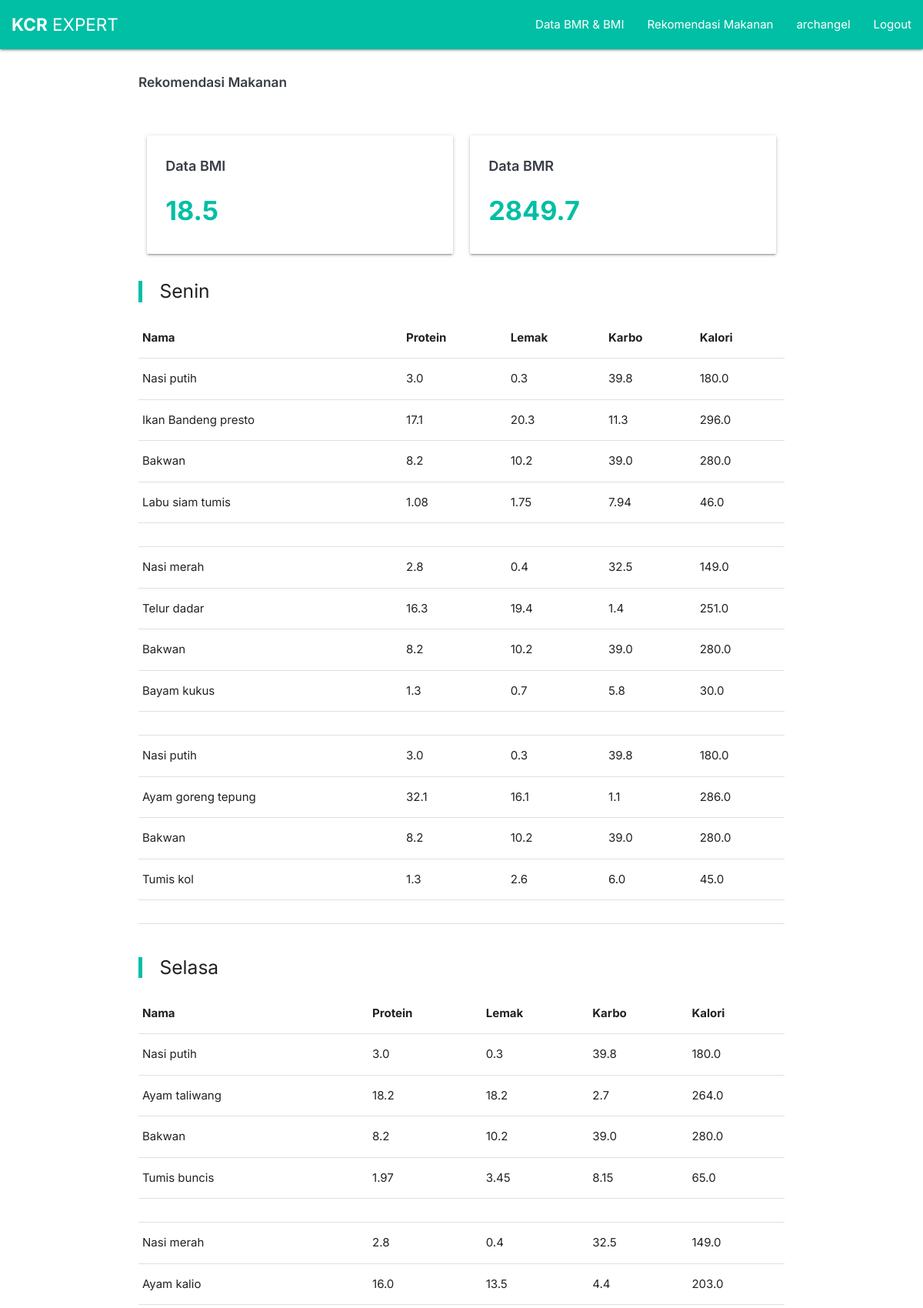
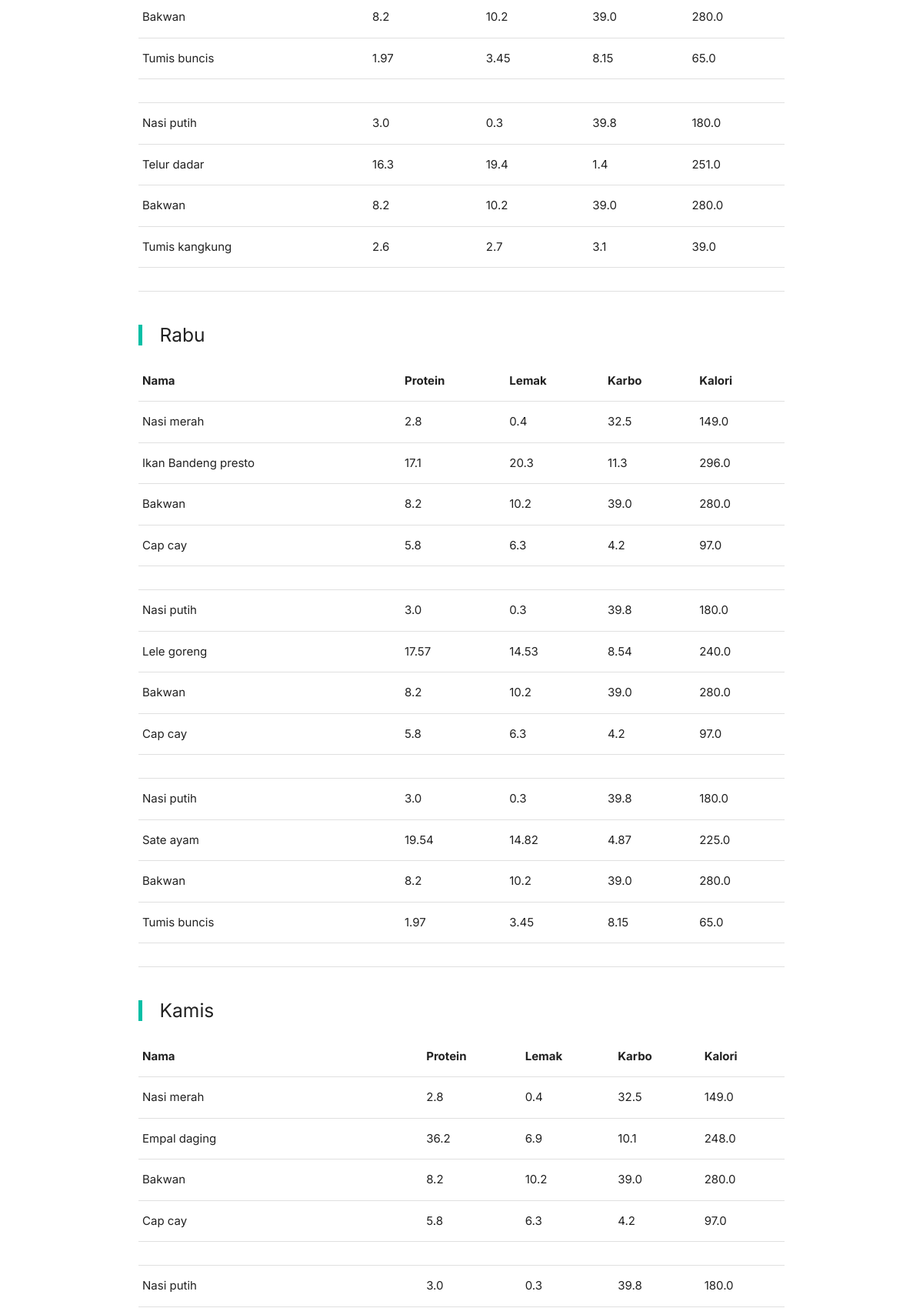
The app's page / (signed in, upper part) with its own data (2 pictures, top to bottom).
### diet/models.py (models this page shows)
class UserBMI(models.Model):
    user = models.ForeignKey(
        User, on_delete=models.CASCADE, null=True, blank=True)
    umur = models.IntegerField()
    tinggi_badan = models.FloatField()
    berat_badan = models.FloatField()
    jenis_kelamin = models.CharField(
        max_length=100,
        choices=JENIS_KELAMIN)
    tingkat_aktivitas = models.CharField(
        max_length=250,
        choices=TINGKAT_AKTIVITAS)
    bmi = models.FloatField(null=True, blank=True)
    bmr = models.FloatField(null=True, blank=True)

class Menu(models.Model):
    nama = models.CharField(max_length=250)
    protein = models.FloatField()
    lemak = models.FloatField()
    karbo = models.FloatField()
    kalori = models.FloatField()
    jenis = models.CharField(
        max_length=250,
        choices=JENIS)

### diet/views.py (the view)
# urls.py: path("", views.homepage, name="homepage"),
def homepage(request):
    if request.user.is_authenticated:
        UserBMIData = UserBMI.objects.all().filter(user=request.user)
        for menu in Menu.objects.all().filter(jenis="Lauk Hewani"):
            menu_laukHewani.append(Menu_namedTuple(menu.nama, menu.protein,
                                                   menu.lemak, menu.karbo, menu.kalori))
        for menu in Menu.objects.all().filter(jenis="Lauk Nabati"):
            menu_laukNabati.append(Menu_namedTuple(menu.nama, menu.protein,
                                                   menu.lemak, menu.karbo, menu.kalori))
        for menu in Menu.objects.all().filter(jenis="Sayur"):
            menu_sayur.append(Menu_namedTuple(menu.nama, menu.protein,
                                              menu.lemak, menu.karbo, menu.kalori))
        for menu in Menu.objects.all().filter(jenis="Nasi"):
            menu_nasi.append(Menu_namedTuple(menu.nama, menu.protein,
                                             menu.lemak, menu.karbo, menu.kalori))
        mutation_rate = 0.05
        isLooping = True
        if len(UserBMIData) != 0:
            for user_info in UserBMIData:
                bmr = user_info.bmr
                limit_kalori = round(bmr * 7)
            final_menu = []
            population = generate_population(30)
            fitness = generate_fitness(limit_kalori, population)
            generation = 0
            while(isLooping):
                parents = selection(fitness)
                parent1 = population[parents[0]]
                parent2 = population[parents[1]]
                [child1, child2] = crossover(parent1, parent2)
                mutant1 = mutation(child1, mutation_rate)
                mutant2 = mutation(child2, mutation_rate)
                population = regeneration(
                    population, fitness, mutant1, mutant2)
                fitness = generate_fitness(limit_kalori, population)
                print(f"Best Fitness: {max(fitness)}")
                generation += 1
                if(generation == 1000 or max(fitness) == 100):
                    isLooping = False
                    kalori_sementara = 0
                    population_index = fitness.index(max(fitness))
                    for i in population[population_index]:
                        final_menu.append(i)
                        for j in i:
                            kalori_sementara += j.kalori
                print(f"Best solution found at {generation} generations!")
                print(f"=========================")
            final_menu_senin = final_menu[0:3]
            final_menu_selasa = final_menu[3:6]
            final_menu_rabu = final_menu[6:9]
            final_menu_kamis = final_menu[9:12]
            final_menu_jumat = final_menu[12:15]
            final_menu_sabtu = final_menu[15:18]
            final_menu_minggu = final_menu[18:21]
            return render(request=request,
                          template_name="diet/diet.html",
                          context={"users": UserBMIData,
                                   "menu_senin": final_menu_senin,
                                   "menu_selasa": final_menu_selasa,
                                   "menu_rabu": final_menu_rabu,
                                   "menu_kamis": final_menu_kamis,
                                   "menu_jumat": final_menu_jumat,
                                   "menu_sabtu": final_menu_sabtu,
                                   "menu_minggu": final_menu_minggu, })
        else:
            return render(request=request,
                          template_name="diet/diet.html")
    else:
        return redirect("diet:login")

### diet/views.py (called while the page is built)
def generate_menuSatuHari():
    menu_satuHari = []
    genome_nasi = secrets.choice(menu_nasi)
    genome_hewani = secrets.choice(menu_laukHewani)
    genome_nabati = secrets.choice(menu_laukNabati)
    genome_sayur = secrets.choice(menu_sayur)
    menu_satuHari.insert(0, genome_nasi)
    menu_satuHari.insert(1, genome_hewani)
    menu_satuHari.insert(2, genome_nabati)
    menu_satuHari.insert(3, genome_sayur)
    return menu_satuHari

def generate_genome(size: int):
    genome = []
    for i in range(0, size):
        for j in range(0, 3):
            menu_satuHari = []
            genome_nasi = secrets.choice(menu_nasi)
            genome_hewani = secrets.choice(menu_laukHewani)
            genome_nabati = secrets.choice(menu_laukNabati)
            genome_sayur = secrets.choice(menu_sayur)
            menu_satuHari.insert(0, genome_nasi)
            menu_satuHari.insert(1, genome_hewani)
            menu_satuHari.insert(2, genome_nabati)
            menu_satuHari.insert(3, genome_sayur)
        genome.insert(j, menu_satuHari)
    return genome

def generate_population(size: int):
    population = []
    for i in range(size):
        population.insert(i, generate_genome(21))  # 21 = 7 hari * 3 kali makan
    return population

def generate_fitness(limit_kalori: int, population: list):
    fitness = []
    idx = 0
    for genome in population:
        fitness_pct = 0
        kalori = 0
        for hari in (genome):
            for i in hari:
                kalori += i.kalori
        fitness_pct = (kalori/limit_kalori) * 100
        if (kalori > limit_kalori):
            fitness.insert(idx, 0)
        else:
            fitness.insert(idx, fitness_pct)
        idx += 1
    return fitness

def selection(fitness: list):
    fitness_clone = fitness[:]
    parent1 = max(fitness_clone, key=float)
    parent1_index = fitness.index(parent1)
    fitness_clone.pop(parent1_index)
    parent2 = max(fitness_clone, key=float)
    parent2_index = fitness.index(parent2)
    return [parent1_index, parent2_index]

def crossover(parent1: list, parent2: list):
    child1 = parent1[:]
    child2 = parent2[:]
    crossover_point = round(len(child1)/2)
    child1[0:crossover_point] = parent2[0:crossover_point]
    child2[0:crossover_point] = parent1[0:crossover_point]
    return [child1, child2]

### diet/templates/diet/diet.html (shortened to what this page needs)
{% extends "diet/header.html" %}
{% block content %}
<h6 style="font-weight: 600; color: #393D46;">Rekomendasi Makanan</h6><br><br>
{% if user.is_authenticated and menu_senin|length != 0 %}
<div class="row">
    <div class="col s6">
        {% for user in users %}
        <div class="card">
            <div class="card-content">
                <span class="card-title" style="font-weight: 600; font-size: 1.2rem; color: #393D46;">Data BMI</span>
                <h4 style="color: #00bfa5; font-weight: bold;">{{user.bmi|floatformat}}</h4>
            </div>
        </div>
        {% endfor %}
    </div>
    <div class="col s6">
        {% for user in users %}
        <div class="card">
            <div class="card-content">
                <span class="card-title" style="font-weight: 600; font-size: 1.2rem; color: #393D46;">Data BMR</span>
                <h4 style="color: #00bfa5; font-weight: bold;">{{user.bmr|floatformat}}</h4>
            </div>
        </div>
        {% endfor %}
    </div>
</div>
<blockquote>
    <h5>Senin</h5>
</blockquote>
<table>
    <thead>
        <tr>
            <th>Nama</th>
            <th>Protein</th>
            <th>Lemak</th>
            <th>Karbo</th>
            <th>Kalori</th>
        </tr>
    </thead>
    <tbody>
        {% for menu in menu_senin %}
        {% for i in menu %}
        <tr>
            <td>{{i.nama}}</td>
            <td>{{i.protein}}</td>
            <td>{{i.lemak}}</td>
            <td>{{i.karbo}}</td>
            <td>{{i.kalori}}</td>
        </tr>
        {% ifequal forloop.counter|divisibleby:"4" True %}
        <tr>
            <td></td>
            <td></td>
            <td></td>
        </tr>
        {% endifequal %}
        {% endfor %}
        {% endfor %}
    </tbody>
</table>
<br>
<blockquote>
    <h5>Selasa</h5>
</blockquote>
<table>
    <thead>
        <tr>
            <th>Nama</th>
            <th>Protein</th>
            <th>Lemak</th>
            <th>Karbo</th>
            <th>Kalori</th>
        </tr>
    </thead>
    <tbody>
        {% for menu in menu_selasa %}
        {% for i in menu %}
        <tr>
            <td>{{i.nama}}</td>
            <td>{{i.protein}}</td>
            <td>{{i.lemak}}</td>
            <td>{{i.karbo}}</td>
            <td>{{i.kalori}}</td>
        </tr>
        {% ifequal forloop.counter|divisibleby:"4" True %}
        <tr>
            <td></td>
            <td></td>
            <td></td>
        </tr>
        {% endifequal %}
        {% endfor %}
        {% endfor %}
    </tbody>
</table>
<br>
<blockquote>
    <h5>Rabu</h5>
</blockquote>
<table>
    <thead>
        <tr>
            <th>Nama</th>
            <th>Protein</th>
            <th>Lemak</th>
            <th>Karbo</th>
            <th>Kalori</th>
        </tr>
    </thead>
    <tbody>
        {% for menu in menu_rabu %}
        {% for i in menu %}
        <tr>
            <td>{{i.nama}}</td>
            <td>{{i.protein}}</td>
            <td>{{i.lemak}}</td>
            <td>{{i.karbo}}</td>
            <td>{{i.kalori}}</td>
        </tr>
        {% ifequal forloop.counter|divisibleby:"4" True %}
        <tr>
            <td></td>
            <td></td>
            <td></td>
        </tr>
        {% endifequal %}
        {% endfor %}
        {% endfor %}
    </tbody>
</table>
<br>
<blockquote>
    <h5>Kamis</h5>
</blockquote>
<table>
    <thead>
        <tr>
            <th>Nama</th>
            <th>Protein</th>
            <th>Lemak</th>
            <th>Karbo</th>
            <th>Kalori</th>
        </tr>
    </thead>
    <tbody>
        {% for menu in menu_kamis %}
        {% for i in menu %}
        <tr>
            <td>{{i.nama}}</td>
            <td>{{i.protein}}</td>
            <td>{{i.lemak}}</td>
            <td>{{i.karbo}}</td>
            <td>{{i.kalori}}</td>
        </tr>
        {% ifequal forloop.counter|divisibleby:"4" True %}
        <tr>
            <td></td>
            <td></td>
            <td></td>
        </tr>
        {% endifequal %}
        {% endfor %}
        {% endfor %}
    </tbody>
</table>
<br>
<br>
<br>
{% else %}
<h6>Tidak ada data BMI dan BMR</h6> Silahkan isi data <a href="/data">disini</a>
{% endif %}
{% endblock %}

### diet/templates/diet/header.html (shortened to what this page needs)
<!DOCTYPE html>
<html lang="en">
<head>
    {% load static %}
    <link rel="stylesheet" href="{% static 'diet/css/style.css' %}">
    <link rel="stylesheet" href="https://cdnjs.cloudflare.com/ajax/libs/materialize/1.0.0/css/materialize.min.css">
</head>
<body>
    <div class="navbar-fixed">
        <nav>
            <div class="nav-wrapper teal accent-4">
                <a href="" class="brand-logo" style="padding-left: 1rem; font-size: 1.5rem;"><span
                        style="font-weight: bold;">KCR</span> EXPERT</a>
                <ul class="right hide-on-med-and-down">
                    {% if user.is_authenticated %}
                    <li><a href="/data">Data BMR & BMI</a></li>
                    <li><a href="/">Rekomendasi Makanan</a></li>
                    <li><a href="">{{user.username}}</a< /li>
                    <li><a href="/logout">Logout</a></li>
                    {% else %}
                    <li><a href="/register">Register</a></li>
                    <li><a href="/login">Login</a></li>
                    {% endif %}
                </ul>
            </div>
        </nav>
    </div>
    <div class="container">
        <br>
        {% block content %}
        {% endblock %}
    </div>
</body>
</html>

### diet/templates/diet/header.html (style rules this page uses)
* { font-family: 'Inter', sans-serif; }
blockquote { border-left: 5px solid #00bfa5; }

### records on screen
UserBMI: bmi "18.5", bmr "2849.7"
Menu: nama "Nasi putih" "Nasi putih", protein "3.0" "3.0", lemak "0.3" "0.3", karbo "39.8" "39.8", kalori "180.0" "180.0", nama "Nasi putih" "Nasi putih", protein "3.0" "3.0", lemak "0.3" "0.3", karbo "39.8" "39.8", kalori "180.0" "180.0", nama "Nasi putih" "Nasi putih", protein "3.0" "3.0", lemak "0.3" "0.3", karbo "39.8" "39.8", kalori "180.0" "180.0", nama "Nasi putih", protein "3.0", lemak "0.3", karbo "39.8", kalori "180.0"
Menu: nama "Ikan Bandeng presto", protein "17.1", lemak "20.3", karbo "11.3", kalori "296.0", nama "Ikan Bandeng presto", protein "17.1", lemak "20.3", karbo "11.3", kalori "296.0"
Menu: nama "Bakwan" "Bakwan" "Bakwan", protein "8.2" "8.2" "8.2", lemak "10.2" "10.2" "10.2", karbo "39.0" "39.0" "39.0", kalori "280.0" "280.0" "280.0", nama "Bakwan" "Bakwan" "Bakwan", protein "8.2" "8.2" "8.2", lemak "10.2" "10.2" "10.2", karbo "39.0" "39.0" "39.0", kalori "280.0" "280.0" "280.0", nama "Bakwan" "Bakwan" "Bakwan", protein "8.2" "8.2" "8.2", lemak "10.2" "10.2" "10.2", karbo "39.0" "39.0" "39.0", kalori "280.0" "280.0" "280.0", nama "Bakwan", protein "8.2", lemak "10.2", karbo "39.0", kalori "280.0"
Menu: nama "Labu siam tumis", protein "1.08", lemak "1.75", karbo "7.94", kalori "46.0"
Menu: nama "Nasi merah", protein "2.8", lemak "0.4", karbo "32.5", kalori "149.0", nama "Nasi merah", protein "2.8", lemak "0.4", karbo "32.5", kalori "149.0", nama "Nasi merah", protein "2.8", lemak "0.4", karbo "32.5", kalori "149.0", nama "Nasi merah", protein "2.8", lemak "0.4", karbo "32.5", kalori "149.0"
Menu: nama "Telur dadar", protein "16.3", lemak "19.4", karbo "1.4", kalori "251.0", nama "Telur dadar", protein "16.3", lemak "19.4", karbo "1.4", kalori "251.0"
Menu: nama "Bayam kukus", protein "1.3", lemak "0.7", karbo "5.8", kalori "30.0"
Menu: nama "Ayam goreng tepung", protein "32.1", lemak "16.1", karbo "1.1", kalori "286.0"
Menu: nama "Tumis kol", protein "1.3", lemak "2.6", karbo "6.0", kalori "45.0"
Menu: nama "Ayam taliwang", protein "18.2", lemak "18.2", karbo "2.7", kalori "264.0"
Menu: nama "Tumis buncis" "Tumis buncis", protein "1.97" "1.97", lemak "3.45" "3.45", karbo "8.15" "8.15", kalori "65.0" "65.0", nama "Tumis buncis", protein "1.97", lemak "3.45", karbo "8.15", kalori "65.0"
Menu: nama "Ayam kalio", protein "16.0", lemak "13.5", karbo "4.4", kalori "203.0"
Menu: nama "Tumis kangkung", protein "2.6", lemak "2.7", karbo "3.1", kalori "39.0"
Menu: nama "Cap cay" "Cap cay", protein "5.8" "5.8", lemak "6.3" "6.3", karbo "4.2" "4.2", kalori "97.0" "97.0", nama "Cap cay", protein "5.8", lemak "6.3", karbo "4.2", kalori "97.0"
Menu: nama "Lele goreng", protein "17.57", lemak "14.53", karbo "8.54", kalori "240.0"
Menu: nama "Sate ayam", protein "19.54", lemak "14.82", karbo "4.87", kalori "225.0"
Menu: nama "Empal daging", protein "36.2", lemak "6.9", karbo "10.1", kalori "248.0"

### other values on screen
{{ user.username }} "archangel"
